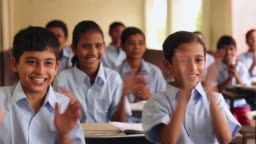
#> input picture test.jpg, 256 x 144 px
$ python 'facedetection from image.py'
#> lines starting #> are read from the running program, lines starting #| are printed output that depends on the picture
import cv2

# Load the cascade
face_cascade = cv2.CascadeClassifier('haarcascade_frontalface_default.xml')
# Read the input image
img = cv2.imread('test.jpg')
#> img is the input picture: shape (144, 256, 3); mean B, G, R 111.6, 119.3, 142.4

scale_percent = 300 # percent of original size
width = int(img.shape[1] * scale_percent / 100)
#> width = 768
height = int(img.shape[0] * scale_percent / 100)
#> height = 432
dim = (width, height)
#> dim = (768, 432)
# resize image
resized = cv2.resize(img, dim, interpolation = cv2.INTER_AREA)


# Convert into grayscale
gray = cv2.cvtColor(resized, cv2.COLOR_BGR2GRAY)
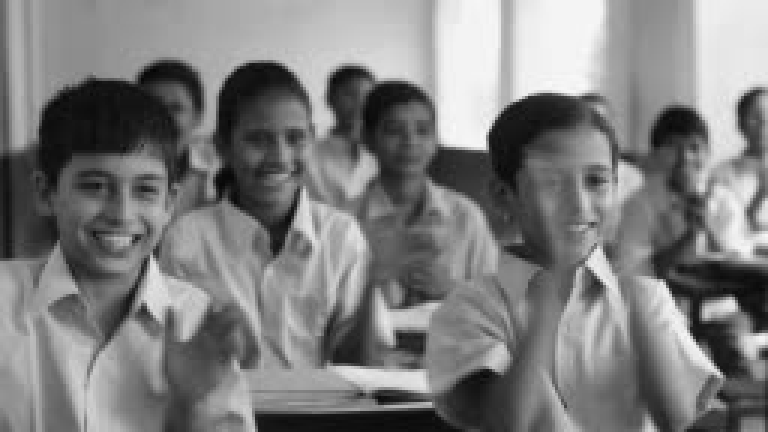
#> gray: shape (432, 768); min 4, max 249, mean 125.4
# Detect faces
faces = face_cascade.detectMultiScale(gray, 1.1, 4)
#> faces = [[375, 105, 68, 68], [230, 102, 94, 94], [517, 135, 119, 119], [49, 133, 141, 141]]

#Count faces
print("Number of faces: {}".format(len(faces)) )
#| Number of faces: 4

# Draw rectangle around the faces
for (x, y, w, h) in faces:
    cv2.rectangle(resized, (x, y), (x+w, y+h), (255, 0, 0), 2)
#> this loop made 4 passes
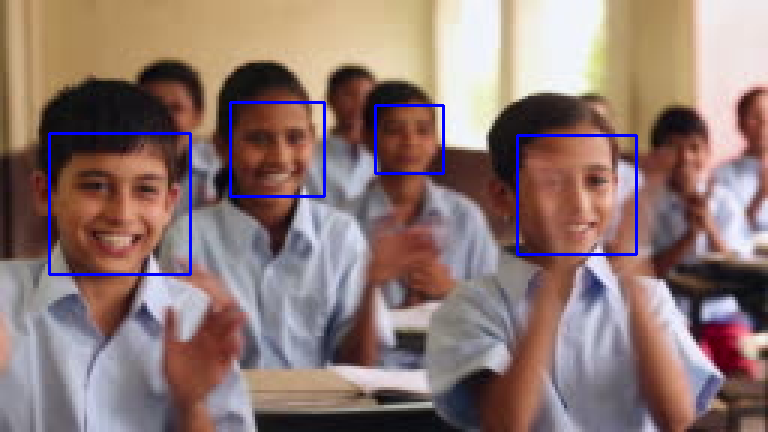
#> resized: shape (432, 768, 3); mean B, G, R 114.3, 118.1, 140.8

# Display the output
# cv2.resizeWindow('image', 600,600)

cv2.imshow('img', resized)
cv2.waitKey()
